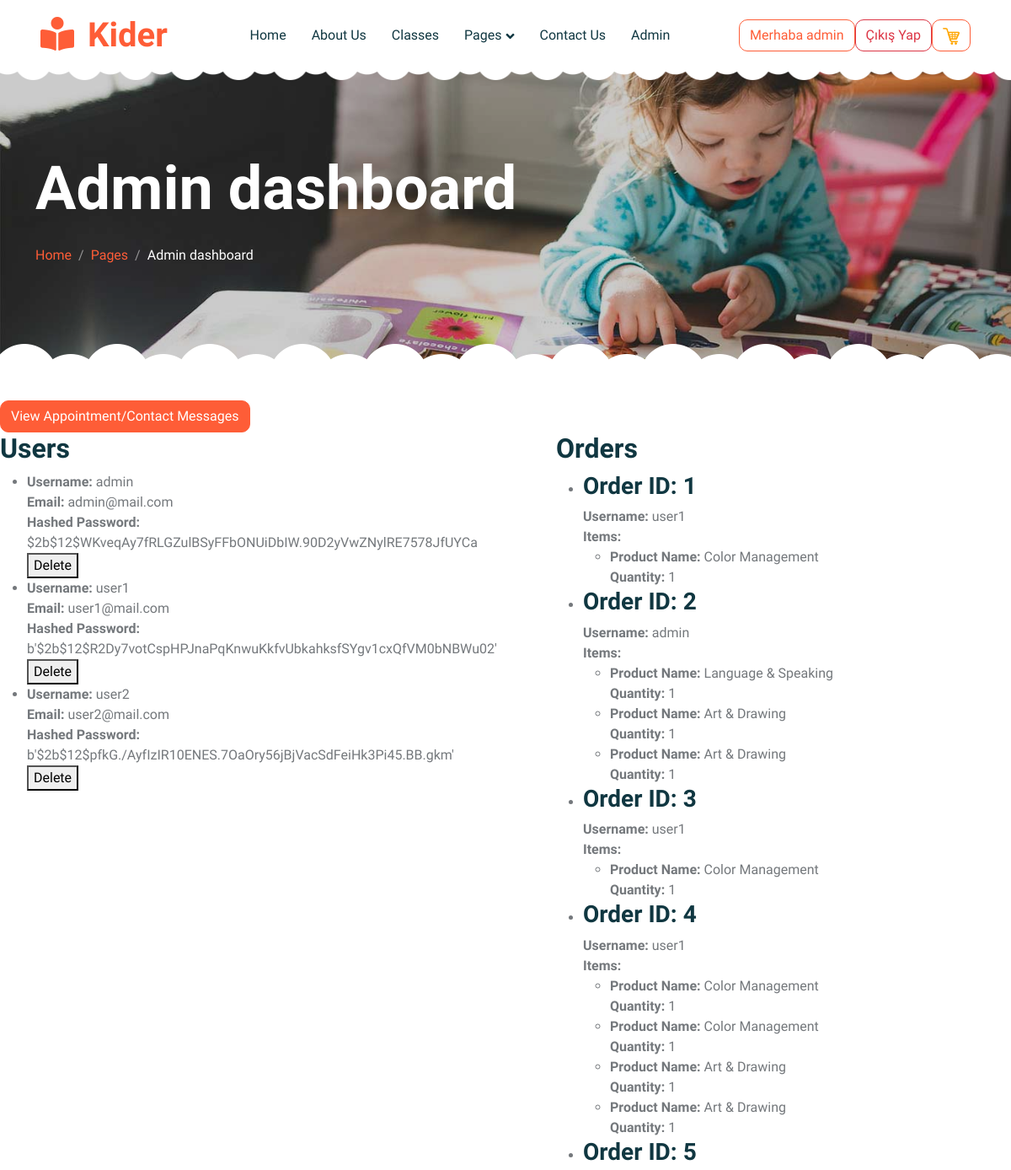
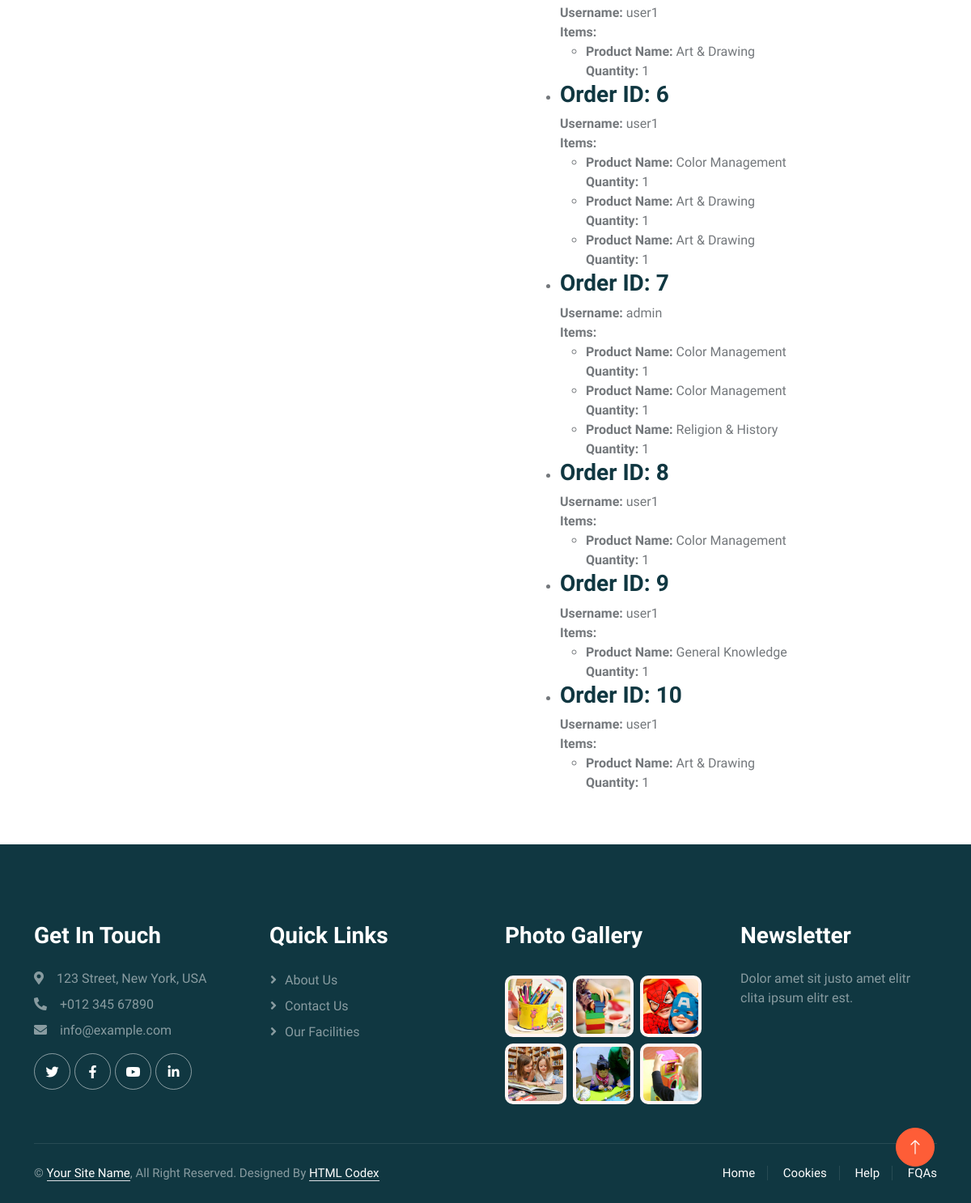
The page /admin (signed in) on the database its author committed (2 pictures, top to bottom).
### mvc/models.py (models this page shows)
class User(db.Model, UserMixin):
    id = db.Column(db.Integer, primary_key=True)
    username = db.Column(db.String(20), unique=True, nullable=False)
    password = db.Column(db.String(60), nullable=False)
    Email = db.Column(db.String(120), unique=True, nullable=False)
    date_created = db.Column(db.DateTime, default=datetime.utcnow)
    is_admin = db.Column(db.Boolean, nullable=False, default=False)
    cart = db.relationship('Cart', backref='user', lazy=True)
    orders = db.relationship('Order', backref='user', lazy=True)

class Order(db.Model):
    id = db.Column(db.Integer, primary_key=True)
    user_id = db.Column(db.Integer, db.ForeignKey('user.id'), nullable=False)
    date_ordered = db.Column(db.DateTime, default=datetime.utcnow)
    items = db.relationship('OrderItem', backref='order', lazy=True)

class OrderItem(db.Model):
    id = db.Column(db.Integer, primary_key=True)
    product_id = db.Column(db.Integer, db.ForeignKey('product.id'), nullable=False)
    order_id = db.Column(db.Integer, db.ForeignKey('order.id'), nullable=False)
    quantity = db.Column(db.Integer, default=1)

class Product(db.Model):
    id = db.Column(db.Integer, primary_key=True)
    name = db.Column(db.String(100), nullable=False)
    price = db.Column(db.Float, nullable=False)
    cart_items = db.relationship('CartItem', backref='product', lazy=True)
    order_items = db.relationship('OrderItem', backref='product', lazy=True)
    image = db.Column(db.String(100))
    teacher_id = db.Column(db.Integer, db.ForeignKey('teacher.id'))
    timage = db.Column(db.String(100))
    tname = db.Column(db.String(100))
    price = db.Column(db.Float)
    age = db.Column(db.String(50))
    time = db.Column(db.String(50))
    capacity = db.Column(db.Integer)

### mvc/views.py (the view)
@app_bp.route('/admin', methods=['GET', 'POST'])
@login_required
def admin_dashboard():
    if not current_user.is_admin:
        flash('You do not have permission to view this page', 'danger')
        return redirect(url_for('app.dashboard', username=current_user.username,page_name="dashboard"))
    users = User.query.all()
    orders = Order.query.all()
    return render_template('admin_dashboard.html', users=users, orders=orders,page_name="admin dashboard")

### app.py (called while the page is built)
@login_manager.user_loader
def load_user(user_id):
    return User.query.get(int(user_id))

### templates/admin_dashboard.html (shortened to what this page needs)
{% extends "base.html" %}
{% block content %}
<!DOCTYPE html>
<html lang="en">
<head>
  <a href="{{ url_for('app.admin_messages') }}" class="btn btn-primary">View Appointment/Contact Messages</a>
</head>
<body>
  <div class="content">
    <div class="section">
      <h2>Users</h2>
      <ul>
        {% for user in users %}
          <li>
            <strong>Username:</strong> {{ user.username }}<br>
            <strong>Email:</strong> {{ user.Email }}<br>
            <strong>Hashed Password:</strong> {{ user.password }}<br>
            <form action="/delete-user/{{ user.id }}" method="POST">
              <button type="submit">Delete</button>
            </form>
          </li>
        {% endfor %}
      </ul>
    </div>
<div class="section">
    <h2>Orders</h2>
    <ul>
      {% for order in orders %}
        <li>
          <h3><strong>Order ID:</strong> {{ order.id }}</h3>
          <strong>Username:</strong> {{ order.user.username }}<br>
          <strong>Items:</strong>
          <ul>
              {% for item in order.items %}
                  <li>
                      <strong>Product Name:</strong> {{ item.product.name }}<br>
                      <strong>Quantity:</strong> {{ item.quantity }}
                  </li>
              {% endfor %}
          </ul>
        </li>
      {% endfor %}
    </ul>
  </div>
  </div>
</body>
</html>
{% endblock %}

### templates/base.html (shortened to what this page needs)
<!DOCTYPE html>
<html lang="en">
<head>
    <link href="https://cdnjs.cloudflare.com/ajax/libs/font-awesome/5.10.0/css/all.min.css" rel="stylesheet">
    <link href="https://cdn.jsdelivr.net/npm/bootstrap-icons@1.4.1/font/bootstrap-icons.css" rel="stylesheet">
    <link href="{{ url_for('static', filename='lib/animate/animate.min.css') }}" rel="stylesheet">
    <link href="{{ url_for('static', filename='lib/owlcarousel/assets/owl.carousel.min.css') }}" rel="stylesheet">
    <link href="{{ url_for('static', filename='css/bootstrap.min.css') }}" rel="stylesheet">
    <link href="{{ url_for('static', filename='css/style.css') }}" rel="stylesheet">
</head>
<body>
    <div class="container-xxl bg-white p-0">
        <nav class="navbar navbar-expand-lg bg-white navbar-light sticky-top px-4 px-lg-5 py-lg-0">
            <a href="/" class="navbar-brand">
                <h1 class="m-0 text-primary"><i class="fa fa-book-reader me-3"></i>Kider</h1>
            </a>
            <div class="collapse navbar-collapse" id="navbarCollapse">
                <div class="navbar-nav mx-auto">
                    <a href="{{url_for('app.index')}}" class="nav-item nav-link">Home</a>
                    <a href="{{url_for('app.about')}}" class="nav-item nav-link">About Us</a>
                    <a href="{{url_for('app.classes')}}" class="nav-item nav-link">Classes</a>
                    <div class="nav-item dropdown">
                        <a href="#" class="nav-link dropdown-toggle " data-bs-toggle="dropdown">Pages</a>
                    </div>
                    <a href="{{url_for('app.contact')}}" class="nav-item nav-link">Contact Us</a>
                    {% if current_user.is_authenticated and current_user.is_admin %}
                        <a href="{{url_for('app.admin_dashboard')}}" class="nav-item nav-link">Admin</a>
                    {% endif %}
</div>
{% if current_user.is_authenticated %}
<a href="{{ url_for('app.dashboard', username=current_user.username) }}" class="btn btn-outline-primary">
    Merhaba {{ current_user.username }}
</a>
<a href="{{ url_for('app.logout') }}" class="btn btn-outline-danger">
    Çıkış Yap
</a>
<a href="{{ url_for('app.view_cart') }}" class="btn btn-outline-primary">
    <img src="{{ url_for('static', filename='img/cart.png') }}" alt="Cart" style="width: 20px; height: 20px;">
</a>
{% endif %}
            </div>
        </nav>
{%block header%}
        <div class="container-xxl py-5 page-header position-relative mb-5">
            <div class="container py-5">
                <h1 class="display-2 text-white animated slideInDown mb-4">{{page_name|capitalize}}</h1>
                <nav aria-label="breadcrumb animated slideInDown">
                    <ol class="breadcrumb">
                        <li class="breadcrumb-item"><a href="#">Home</a></li>
                        <li class="breadcrumb-item"><a href="#">Pages</a></li>
                        <li class="breadcrumb-item text-white active" aria-current="page">{{page_name|capitalize}}</li>
                    </ol>
                </nav>
            </div>
        </div>
{%endblock%}
        {% block content %}
        {% endblock %}
        <div class="container-fluid bg-dark text-white-50 footer pt-5 mt-5 wow fadeIn" data-wow-delay="0.1s">
            <div class="container py-5">
                <div class="row g-5">
                    <div class="col-lg-3 col-md-6">
                        <h3 class="text-white mb-4">Get In Touch</h3>
                        <p class="mb-2"><i class="fa fa-map-marker-alt me-3"></i>123 Street, New York, USA</p>
                        <p class="mb-2"><i class="fa fa-phone-alt me-3"></i>+012 345 67890</p>
                        <p class="mb-2"><i class="fa fa-envelope me-3"></i>info@example.com</p>
                        <div class="d-flex pt-2">
                            <a class="btn btn-outline-light btn-social" href=""><i class="fab fa-twitter"></i></a>
                            <a class="btn btn-outline-light btn-social" href=""><i class="fab fa-facebook-f"></i></a>
                            <a class="btn btn-outline-light btn-social" href=""><i class="fab fa-youtube"></i></a>
                            <a class="btn btn-outline-light btn-social" href=""><i class="fab fa-linkedin-in"></i></a>
                        </div>
                    </div>
                    <div class="col-lg-3 col-md-6">
                        <h3 class="text-white mb-4">Quick Links</h3>
                        <a class="btn btn-link text-white-50" href="{{url_for('app.about')}}">About Us</a>
                        <a class="btn btn-link text-white-50" href="{{url_for('app.contact')}}">Contact Us</a>
                        <a class="btn btn-link text-white-50" href="{{url_for('app.facility')}}">Our Facilities</a>
                    </div>
                    <div class="col-lg-3 col-md-6">
                        <h3 class="text-white mb-4">Photo Gallery</h3>
                        <div class="row g-2 pt-2">
                            <div class="col-4">
                                <img class="img-fluid rounded bg-light p-1" src="{{ url_for('static', filename='img/classes-1.jpg') }}" alt="Description of classes-1.jpg">
                            </div>
                            <div class="col-4">
                                <img class="img-fluid rounded bg-light p-1" src="{{ url_for('static', filename='img/classes-2.jpg') }}" alt="Description of classes-2.jpg">
                            </div>
                            <div class="col-4">
                                <img class="img-fluid rounded bg-light p-1" src="{{ url_for('static', filename='img/classes-3.jpg') }}" alt="Description of classes-3.jpg">
                            </div>
                            <div class="col-4">
                                <img class="img-fluid rounded bg-light p-1" src="{{ url_for('static', filename='img/classes-4.jpg') }}" alt="Description of classes-4.jpg">
                            </div>
                            <div class="col-4">
                                <img class="img-fluid rounded bg-light p-1" src="{{ url_for('static', filename='img/classes-5.jpg') }}" alt="Description of classes-5.jpg">
                            </div>
                            <div class="col-4">
                                <img class="img-fluid rounded bg-light p-1" src="{{ url_for('static', filename='img/classes-6.jpg') }}" alt="Description of classes-6.jpg">
                            </div>
                        </div>
                    </div>
                    <div class="col-lg-3 col-md-6">
                        <h3 class="text-white mb-4">Newsletter</h3>
                        <p>Dolor amet sit justo amet elitr clita ipsum elitr est.</p>
                    </div>
                </div>
            </div>
            <div class="container">
                <div class="copyright">
                    <div class="row">
                        <div class="col-md-6 text-center text-md-start mb-3 mb-md-0">
                            &copy; <a class="border-bottom" href="#">Your Site Name</a>, All Right Reserved.
							Designed By <a class="border-bottom" href="https://htmlcodex.com">HTML Codex</a>
                        </div>
                        <div class="col-md-6 text-center text-md-end">
                            <div class="footer-menu">
                                <a href="/">Home</a>
                                <a href="">Cookies</a>
                                <a href="{{url_for('app.contact')}}">Help</a>
                                <a href="">FQAs</a>
                            </div>
                        </div>
                    </div>
                </div>
            </div>
        </div>
        <a href="#" class="btn btn-lg btn-primary btn-lg-square back-to-top"><i class="bi bi-arrow-up"></i></a>
    </div>
</body>
</html>

### static/css/style.css (style rules this page uses)
:root { --primary: #FE5D37; --light: #FFF5F3; --dark: #103741; }
.back-to-top { position: fixed; display: none; right: 45px; bottom: 45px; z-index: 99; }
.btn { font-weight: 500; transition: .5s; }
.btn.btn-primary { color: #FFFFFF; }
.btn-lg-square { width: 48px; height: 48px; }
.btn-square, .btn-sm-square, .btn-lg-square { padding: 0; display: flex; align-items: center; justify-content: center; font-weight: normal; border-radius: 50px; }
h1, h2, h3, h4, .h1, .h2, .h3, .h4, .display-1, .display-2, .display-3, .display-4, .display-5, .display-6 { font-family: 'Lobster Two', cursive; font-weight: 700; }
.navbar .navbar-nav .nav-link { padding: 30px 15px; color: var(--dark); font-weight: 500; outline: none; }
.navbar.sticky-top { top: -100px; transition: .5s; }
.navbar .dropdown-toggle::after { border: none; content: "\f107"; font-family: "Font Awesome 5 Free"; font-weight: 900; vertical-align: middle; margin-left: 5px; transition: .5s; }
.header-carousel::before, .header-carousel::after, .page-header::before, .page-header::after { position: absolute; content: ""; width: 100%; height: 10px; top: 0; left: 0; background: url(../img/bg-header-top.png) center center repeat-x; z-index: 1; }
.header-carousel::after, .page-header::after { height: 19px; top: auto; bottom: 0; background: url(../img/bg-header-bottom.png) center center repeat-x; }
.page-header { background: linear-gradient(rgba(0, 0, 0, .2), rgba(0, 0, 0, .2)), url(../img/carousel-1.jpg) center center no-repeat; background-size: cover; }
.breadcrumb-item + .breadcrumb-item::before { color: rgba(255, 255, 255, .5); }
.footer .btn.btn-social { margin-right: 5px; width: 45px; height: 45px; display: flex; align-items: center; justify-content: center; color: #FFFFFF; border: 1px solid rgba(255,255,255,0.5); border-radius: 45px; transition: .3s; }
.footer .btn.btn-link { display: block; margin-bottom: 5px; padding: 0; text-align: left; font-size: 16px; font-weight: normal; text-transform: capitalize; transition: .3s; }
.footer .btn.btn-link::before { position: relative; content: "\f105"; font-family: "Font Awesome 5 Free"; font-weight: 900; margin-right: 10px; }
.footer .copyright { padding: 25px 0; font-size: 15px; border-top: 1px solid rgba(256, 256, 256, .1); }
.footer .copyright a { color: #FFFFFF; }
.footer .footer-menu a { margin-right: 15px; padding-right: 15px; border-right: 1px solid rgba(255, 255, 255, .1); }
.footer .footer-menu a:last-child { margin-right: 0; padding-right: 0; border-right: none; }

### templates/admin_dashboard.html (style rules this page uses)
.content { display: flex; justify-content: space-between; }
.section { width: 45%; }

### rows shown on the page
User: username "admin", Email "admin@mail.com", password "$2b$12$WKveqAy7fRLGZulBSyFFbONUiDbIW.90D2yVwZNylRE7578JfUYCa"
User: username "user1", Email "user1@mail.com", password "b'$2b$12$R2Dy7votCspHPJnaPqKnwuKkfvUbkahksfSYgv1cxQfVM0bNBWu02'"
User: username "user2", Email "user2@mail.com", password "b'$2b$12$pfkG./AyfIzIR10ENES.7OaOry56jBjVacSdFeiHk3Pi45.BB.gkm'"
Order: id "1", user.username "user1"
OrderItem: product.name "Color Management", quantity "1"
Order: id "2", user.username "admin"
OrderItem: product.name "Language & Speaking", quantity "1"
OrderItem: product.name "Art & Drawing", quantity "1"
OrderItem: product.name "Art & Drawing", quantity "1"
Order: id "3", user.username "user1"
OrderItem: product.name "Color Management", quantity "1"
Order: id "4", user.username "user1"
OrderItem: product.name "Color Management", quantity "1"
OrderItem: product.name "Color Management", quantity "1"
OrderItem: product.name "Art & Drawing", quantity "1"
OrderItem: product.name "Art & Drawing", quantity "1"
Order: id "5", user.username "user1"
OrderItem: product.name "Art & Drawing", quantity "1"
Order: id "6", user.username "user1"
OrderItem: product.name "Color Management", quantity "1"
OrderItem: product.name "Art & Drawing", quantity "1"
OrderItem: product.name "Art & Drawing", quantity "1"
Order: id "7", user.username "admin"
OrderItem: product.name "Color Management", quantity "1"
OrderItem: product.name "Color Management", quantity "1"
OrderItem: product.name "Religion & History", quantity "1"
Order: id "8", user.username "user1"
OrderItem: product.name "Color Management", quantity "1"
Order: id "9", user.username "user1"
OrderItem: product.name "General Knowledge", quantity "1"
Order: id "10", user.username "user1"
OrderItem: product.name "Art & Drawing", quantity "1"

### other values the page prints
{{ page_name|capitalize }} "Admin dashboard"
